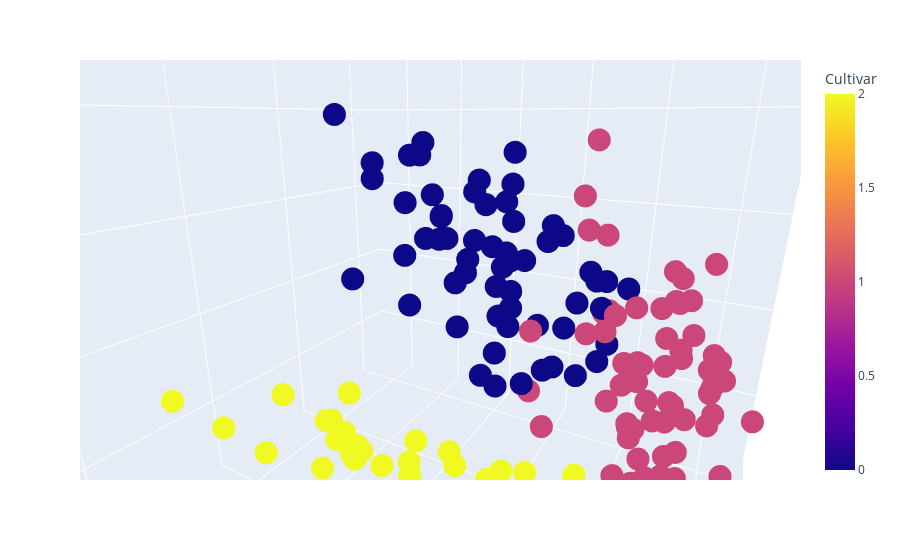

The notebook cell this image was saved under:
### Markdown cell above
**Exercise: Can you find two good features that separate the classes?**

### Code cell
px.scatter_3d(wine, x="Color intensity", y="Ash", z="Flavanoids", color="Cultivar", size_max=0.2)

### Figure 1 — Plotly figure (JSON) as saved in the notebook; plotly's stock layout.template omitted (floating-point values rounded to 4 significant figures; data arrays with more than 128 entries replaced by an {"elided": "..."} marker saying what was removed)
{"data": [{"hovertemplate": "Color intensity=%{x}<br>Ash=%{y}<br>Flavanoids=%{z}<br>Cultivar=%{marker.color}<extra></extra>", "legendgroup": "", "marker": {"color": {"elided": "178 int values"}, "coloraxis": "coloraxis", "symbol": "circle"}, "mode": "markers", "name": "", "scene": "scene", "showlegend": false, "type": "scatter3d", "x": {"elided": "178 float values"}, "y": {"elided": "178 float values"}, "z": {"elided": "178 float values"}}], "layout": {"autosize": true, "coloraxis": {"colorbar": {"title": {"text": "Cultivar"}}, "colorscale": [[0, "#0d0887"], [0.1111, "#46039f"], [0.2222, "#7201a8"], [0.3333, "#9c179e"], [0.4444, "#bd3786"], [0.5556, "#d8576b"], [0.6667, "#ed7953"], [0.7778, "#fb9f3a"], [0.8889, "#fdca26"], [1, "#f0f921"]]}, "legend": {"tracegroupgap": 0}, "margin": {"t": 60}, "scene": {"aspectmode": "auto", "aspectratio": {"x": 1, "y": 1, "z": 1}, "camera": {"center": {"x": 0, "y": 0, "z": 0}, "eye": {"x": -0.3957, "y": 0.6835, "z": 0.2388}, "projection": {"type": "perspective"}, "up": {"x": 0, "y": 0, "z": 1}}, "domain": {"x": [0, 1], "y": [0, 1]}, "xaxis": {"title": {"text": "Color intensity"}, "type": "linear"}, "yaxis": {"title": {"text": "Ash"}, "type": "linear"}, "zaxis": {"title": {"text": "Flavanoids"}, "type": "linear"}}}}
